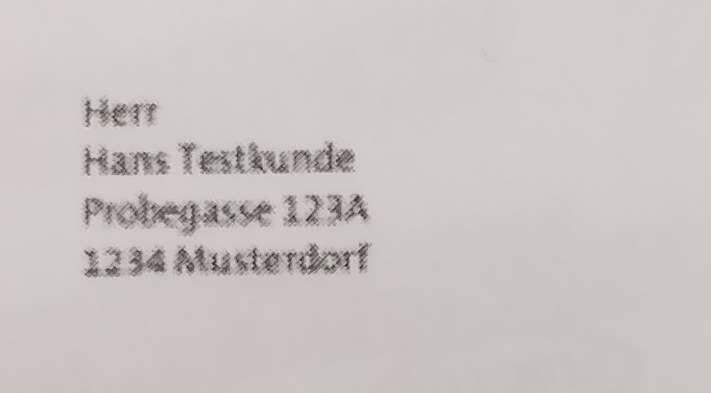
#> input picture cv/6.jpg, 711 x 393 px
$ python libtest1.py
#> lines starting #> are read from the running program, lines starting #| are printed output that depends on the picture; after the words box and inside, x2 and y2 are one past the last pixel; in counts of white or black regions, pixels touching at a corner belong together
# import the necessary packages
from PIL import Image
import pytesseract
import argparse
import cv2
import os
import numpy as np

pytesseract.pytesseract.tesseract_cmd = 'C:\\Program Files (x86)\\Tesseract-OCR\\tesseract.exe'

os.environ["TESSDATA_PREFIX"] = 'C:\\Program Files (x86)\\Tesseract-OCR\\tessdata\\'

imgfilename = '6.jpg'

image = cv2.imread(imgfilename)
#> image is the input picture: shape (393, 711, 3); mean B, G, R 194.5, 196.9, 203.4
gray = cv2.cvtColor(image, cv2.COLOR_BGR2GRAY)

gray = cv2.threshold(gray, 0, 255, cv2.THRESH_BINARY | cv2.THRESH_OTSU)[1]
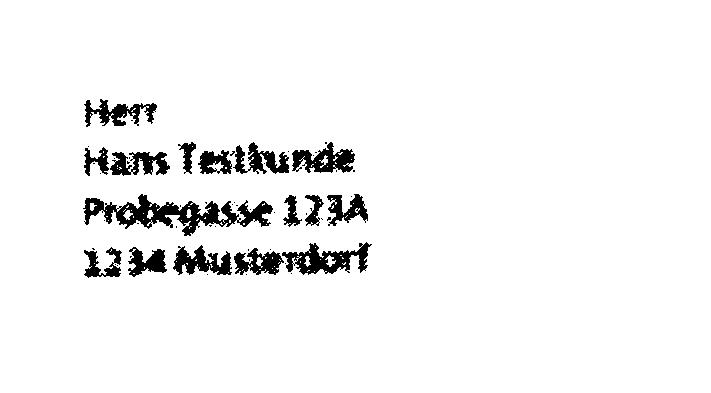
#> gray: shape (393, 711); 95.2% white; 58 black regions (42 under 20 px), largest, box (x1, y1, x2, y2) and area: (83, 194, 273, 236) 2987, (282, 242, 372, 275) 1354, (292, 142, 355, 173) 1044
gray = cv2.medianBlur(gray, 3)
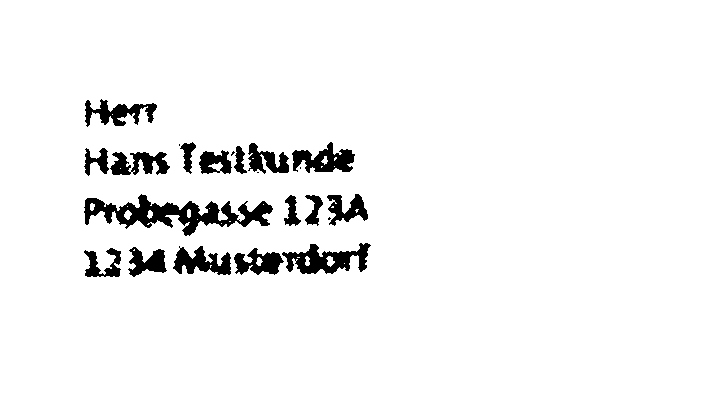
#> gray: shape (393, 711); 95.2% white; 22 black regions (5 under 20 px), largest, box (x1, y1, x2, y2) and area: (84, 194, 273, 236) 3066, (282, 243, 371, 274) 1387, (292, 142, 355, 173) 1067

filename = "{}.png".format(os.getpid())
cv2.imwrite(filename, gray)

# load the image as a PIL/Pillow image, apply OCR, and then delete
# the temporary file
#> (the run stopped early here; a loop or call above may not have finished)

$ run again, with cv/1.jpg copied over cv/6.jpg
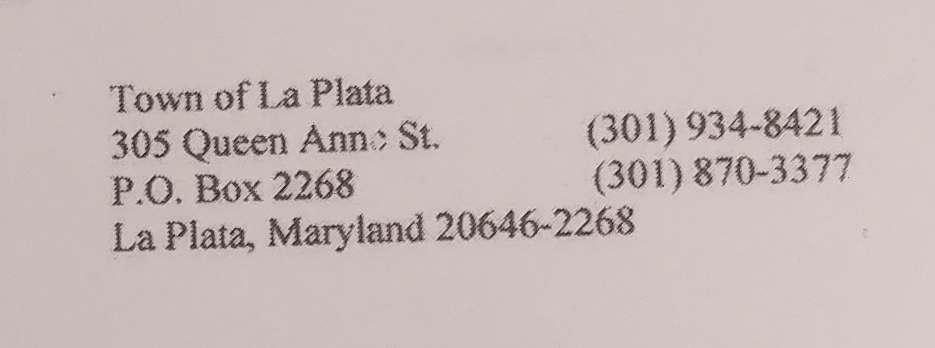
#> input picture cv/1.jpg, 935 x 348 px
#> image is the input picture: shape (348, 935, 3); mean B, G, R 185.6, 186.7, 200.7
#> `gray = cv2.threshold(gray, 0, 255, cv2.THRESH_BINARY | cv2.THRESH_OTSU..`:
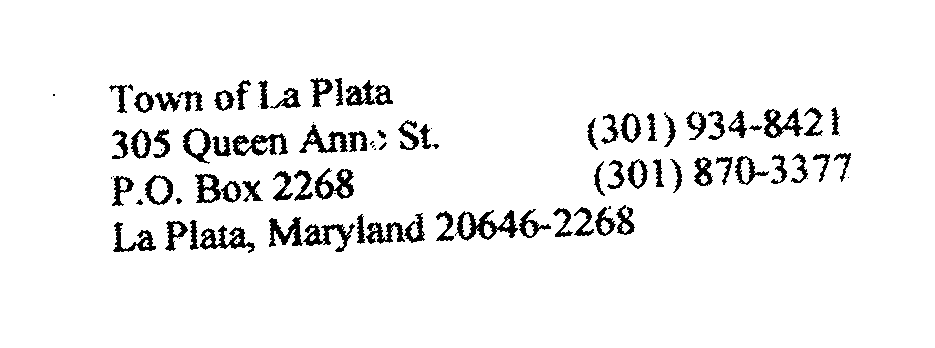
#> gray: shape (348, 935); 94.3% white; 96 black regions (20 under 20 px), largest, box (x1, y1, x2, y2) and area: (455, 210, 518, 241) 793, (232, 133, 288, 156) 612, (200, 225, 255, 253) 594
#> `gray = cv2.medianBlur(gray, 3)`:
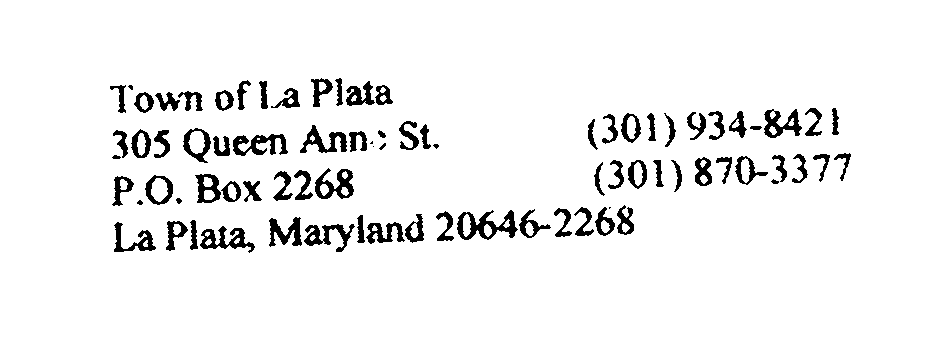
#> gray: shape (348, 935); 94.3% white; 81 black regions (5 under 20 px), largest, box (x1, y1, x2, y2) and area: (457, 210, 518, 240) 805, (233, 134, 288, 156) 620, (200, 226, 255, 253) 595

$ run again, with cv/2.jpg copied over cv/6.jpg
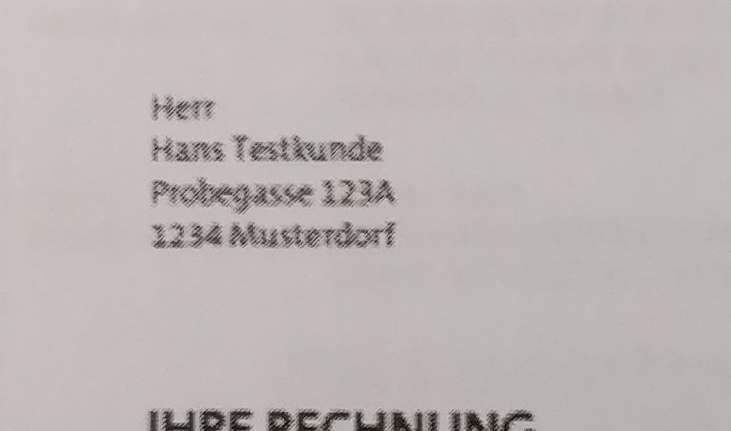
#> input picture cv/2.jpg, 731 x 431 px
#> image is the input picture: shape (431, 731, 3); mean B, G, R 180.4, 182.2, 190.3
#> `gray = cv2.threshold(gray, 0, 255, cv2.THRESH_BINARY | cv2.THRESH_OTSU..`:
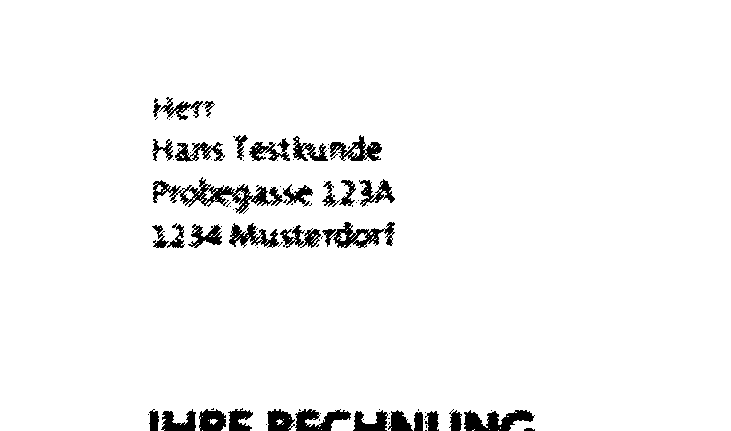
#> gray: shape (431, 731); 96% white; 98 black regions (64 under 20 px), largest, box (x1, y1, x2, y2) and area: (153, 177, 283, 214) 1428, (464, 410, 535, 431) 888, (322, 222, 395, 248) 834
#> `gray = cv2.medianBlur(gray, 3)`:
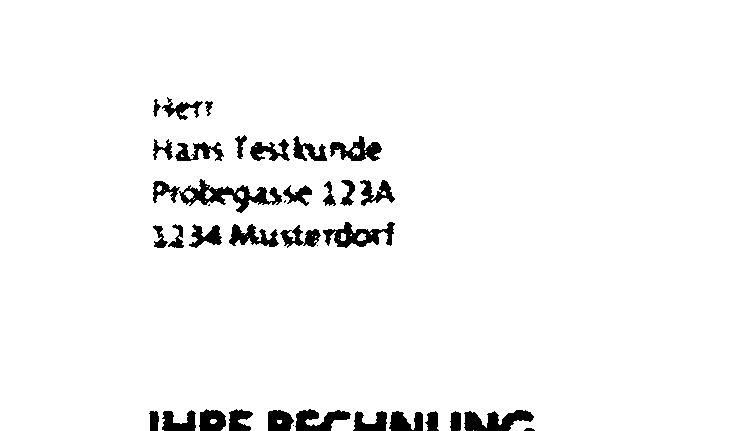
#> gray: shape (431, 731); 95.9% white; 37 black regions (4 under 20 px), largest, box (x1, y1, x2, y2) and area: (179, 179, 282, 213) 1220, (464, 410, 534, 431) 895, (323, 222, 395, 248) 876
